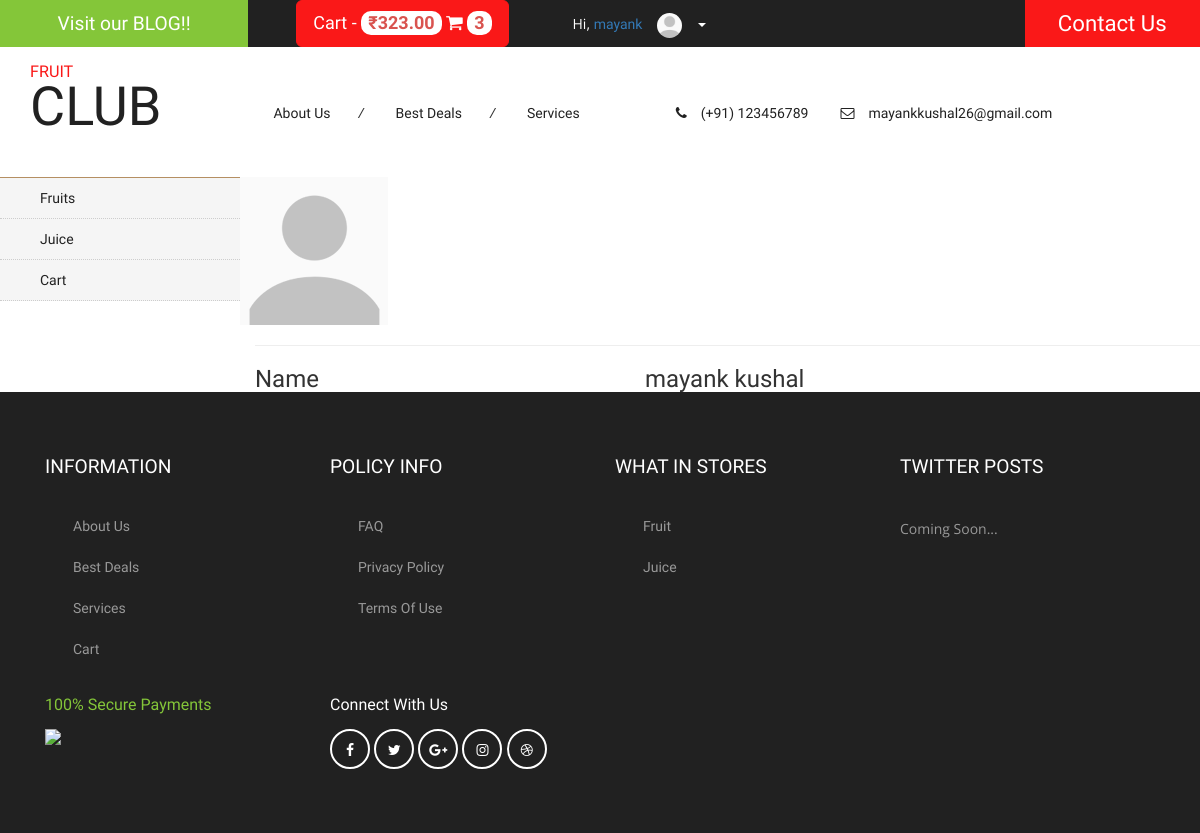
Page /profile_page (signed in) on the committed database.
### fruitclub/models.py (models this page shows, shortened)
class Cart(models.Model):
	user = models.ForeignKey(User)
	product = models.ForeignKey(Product)
	quantity = models.IntegerField(default=0)

class Product(models.Model):
	category = models.ForeignKey(Category, related_name='category')
	name = models.CharField(max_length=300)
	company = models.ForeignKey(Company, related_name="company")
	description = models.CharField(max_length=500)
	date = models.DateTimeField(auto_now_add=True)
	price = models.DecimalField(default=0, max_digits=7, decimal_places=2)
	slug = models.SlugField()

class Profile(models.Model):
	user = models.OneToOneField(User, related_name="profile")
	first_name = models.CharField(max_length=30)
	last_name = models.CharField(max_length=30)
	picture = models.ImageField(default='empty-user-photo.png', upload_to='profile_pictures')
	mobile = models.IntegerField(null=True)

### fruitclub/views.py (the view)
# urls.py: url(r'^profile_page', views.profile_page, name='profile_page'),
def profile_page(request):
	profile = Profile.objects.get(user=request.user)
	return render(request, 'fruitclub/profile_page.html', {'profile':profile})

### fruitclub/templatetags/cart_tags.py (called while the page is built)
@register.simple_tag(takes_context=True)
def cart_count(context):
	request = context['request']
	count = 0
	if request.user.is_authenticated():
		count = Cart.objects.filter(user=request.user).count()
	return count

@register.simple_tag(takes_context=True)
def cart_amount(context):
	request = context['request']
	amount = 0
	if request.user.is_authenticated():
		cart = Cart.objects.filter(user=request.user)
		for product in cart:
			amount += product.product.price * product.quantity
	return amount

### templates/fruitclub/profile_page.html (shortened to what this page needs)
{% extends 'fruitclub/base.html' %}
{% load staticfiles %}
{% block body_block %}
	<div class="container">
		<div class="row">
			<img src="{{ profile.picture.url }}" alt="profile picture">
		</div>
		<hr>
		<div class="row">
			<div class="col-md-4">
				<h3>Name</h3>
			</div>
			<div class="col-md-8">
				<h3>{{ profile.first_name }} {{ profile.last_name }}</h3>
			</div>
		</div>
	</div>
{% endblock %}

### templates/fruitclub/base.html (shortened to what this page needs)
<!DOCTYPE html>
{% load staticfiles %}
{% load cart_tags %}
<html>
<head>
<link href="https://maxcdn.bootstrapcdn.com/bootstrap/3.3.7/css/bootstrap.min.css" rel="stylesheet" type="text/css" media="all" />
<link href="{% static 'css/style.css' %}" rel="stylesheet" type="text/css" media="all" />
<link href="https://maxcdn.bootstrapcdn.com/font-awesome/4.7.0/css/font-awesome.min.css" rel="stylesheet" type="text/css" media="all" />
</head>
<body>
	<div class="agileits_header">
		<div class="w3l_offers">
			<a href="{% url 'blog:index' %}">Visit our BLOG!!</a>
		</div>
		<div class="product_list_header">
             <a href="{% url 'cart' %}" class="btn btn-lg btn-danger">Cart - <span class="badge">&#8377;{% cart_amount %}</span> <i class="fa fa-shopping-cart"></i> <span class="badge">{% cart_count %}</span></a>
		</div>
		<div class="w3l_header_right">
			<ul class="topbar list-inline">
			{% if user.is_authenticated  %}
				<li style="color:white;">Hi, <a href="{% url 'profile_page' %}">{{ request.user.profile.first_name }}</a></li>
				<li><a href="{% url 'profile_page' %}"><img class="topbar-profile img-circle" src="{{ request.user.profile.picture.url }}"/></a></li>
			{% else %}
				<li style="color:white;">Hi, Stranger</a></li>
				<li><img class="topbar-profile img-circle" src="{% static 'images/empty-user-photo.png' %}"/></li>
			{% endif %}
				<li class="dropdown profile_details_drop">
					<a href="#" class="dropdown-toggle" data-toggle="dropdown"><span class="caret"></span></a>
				</li>
			</ul>
		</div>
		<div class="w3l_header_right1">
			<h2><a href="#contactModal" data-toggle="modal">Contact Us</a></h2>
		</div>
		<div class="clearfix"> </div>
	</div>
	<div class="logo_products">
		<div class="container">
			<div class="w3ls_logo_products_left">
				<h1><a href="{% url 'index' %}"><span>Fruit</span> Club</a></h1>
			</div>
			<div class="w3ls_logo_products_left1">
				<ul class="special_items">
					<li><a href="{% url 'about' %}">About Us</a><i>/</i></li>
					<li><a href="#">Best Deals</a><i>/</i></li>
					<li><a href="#">Services</a></li>
				</ul>
			</div>
			<div class="w3ls_logo_products_left1">
				<ul class="phone_email">
					<li><i class="fa fa-phone" aria-hidden="true"></i>(+91) 123456789</li>
					<li><i class="fa fa-envelope-o" aria-hidden="true"></i><a href="mailto:mayankkushal26@gmail.com">mayankkushal26@gmail.com</a></li>
				</ul>
			</div>
			<div class="clearfix"> </div>
		</div>
	</div>
<div class="banner">
		<div class="w3l_banner_nav_left">
			<nav class="navbar nav_bottom">
				<div class="collapse navbar-collapse" id="bs-megadropdown-tabs">
					<ul class="nav navbar-nav nav_1">
						<li><a href="{% url 'category' category_slug='fruit' %}">Fruits</a></li>
						<li><a href="{% url 'category' category_slug='juice' %}">Juice</a></li>
						<li><a href="{% url 'cart' %}">Cart</a></li>
					</ul>
				 </div>
			</nav>
		</div>
		<div class="w3l_banner_nav_right">
			{% block body_block %}{% endblock %}
		</div>
		<div class="clearfix"></div>
	</div>
	<div class="footer">
		<div class="container">
			<div class="col-md-3 w3_footer_grid">
				<h3>information</h3>
				<ul class="w3_footer_grid_list">
					<li><a href="{% url 'about' %}">About Us</a></li>
					<li><a href="#">Best Deals</a></li>
					<li><a href="#">Services</a></li>
					<li><a href="{% url 'cart' %}">Cart</a></li>
				</ul>
			</div>
			<div class="col-md-3 w3_footer_grid">
				<h3>policy info</h3>
				<ul class="w3_footer_grid_list">
					<li><a href="faqs.html">FAQ</a></li>
					<li><a href="privacy.html">privacy policy</a></li>
					<li><a href="privacy.html">terms of use</a></li>
				</ul>
			</div>
			<div class="col-md-3 w3_footer_grid">
				<h3>what in stores</h3>
				<ul class="w3_footer_grid_list">
					<li><a href="{% url 'category' category_slug='fruit' %}">Fruit</a></li>
					<li><a href="{% url 'category' category_slug='juice' %}">Juice</a></li>
				</ul>
			</div>
			<div class="col-md-3 w3_footer_grid">
				<h3>twitter posts</h3>
				<ul class="w3_footer_grid_list1">
					<li>Coming Soon...</li>
				</ul>
			</div>
			<div class="clearfix"> </div>
			<div class="agile_footer_grids">
				<div class="col-md-3 w3_footer_grid agile_footer_grids_w3_footer">
					<div class="w3_footer_grid_bottom">
						<h4>100% secure payments</h4>
						<img src="{% static 'images/card.png' %}" alt=" " class="img-responsive" />
					</div>
				</div>
				<div class="col-md-3 w3_footer_grid agile_footer_grids_w3_footer">
					<div class="w3_footer_grid_bottom">
						<h5>connect with us</h5>
						<ul class="agileits_social_icons">
							<li><a href="#" class="facebook"><i class="fa fa-facebook" aria-hidden="true"></i></a></li>
							<li><a href="#" class="twitter"><i class="fa fa-twitter" aria-hidden="true"></i></a></li>
							<li><a href="#" class="google"><i class="fa fa-google-plus" aria-hidden="true"></i></a></li>
							<li><a href="#" class="instagram"><i class="fa fa-instagram" aria-hidden="true"></i></a></li>
							<li><a href="#" class="dribbble"><i class="fa fa-dribbble" aria-hidden="true"></i></a></li>
						</ul>
					</div>
				</div>
				<div class="clearfix"> </div>
			</div>
		</div>
	</div>
</body>
</html>

### rows in the picture
Profile: picture (picture), first_name "mayank", last_name "kushal"

### other values in the picture
{{ request.user.profile.first_name }} "mayank"
